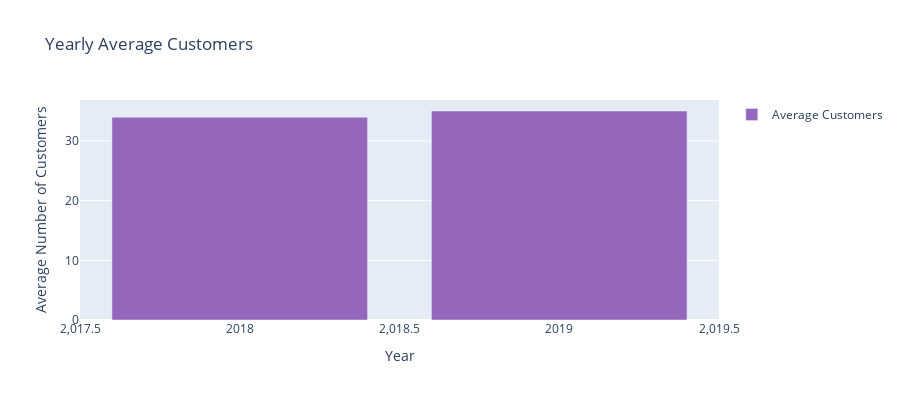

This figure's notebook cell:
### Code cell
yearly_averages_fig = create_yearly_averages(df)
yearly_averages_fig.show()

### Figure 1 — Plotly figure (JSON) as saved in the notebook; plotly's stock layout.template omitted (floating-point values rounded to 4 significant figures)
{"data": [{"marker": {"color": "#9467bd"}, "name": "Average Customers", "type": "bar", "x": [2018, 2019], "y": [33.98, 35.03]}], "layout": {"height": 400, "showlegend": true, "title": {"text": "Yearly Average Customers"}, "xaxis": {"title": {"text": "Year"}}, "yaxis": {"title": {"text": "Average Number of Customers"}}}}
